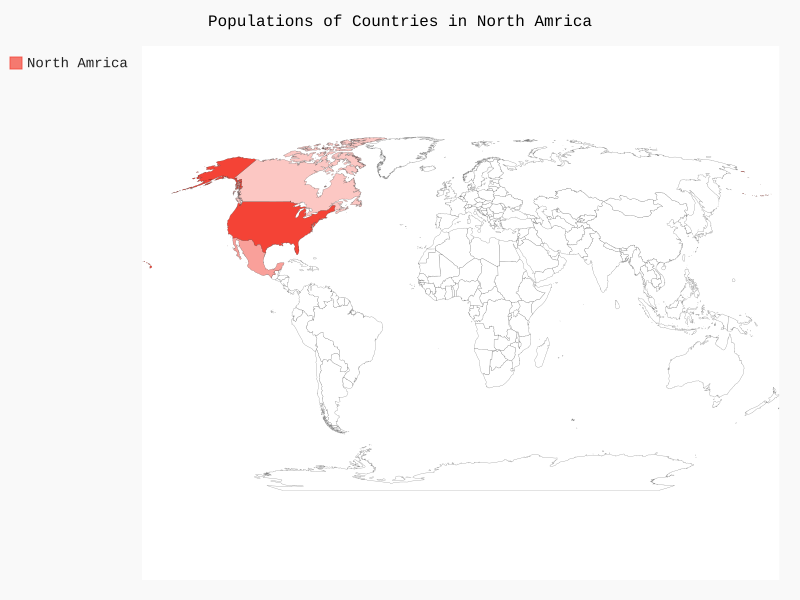

Generate this figure with Python:
import pygal

wm = pygal.maps.world.World()
wm.title = 'Populations of Countries in North Amrica'
wm.add('North Amrica', {'ca': 34126000, 'us': 309349000, 'mx': 113423000})

wm.render_to_file('na_populations.svg')
